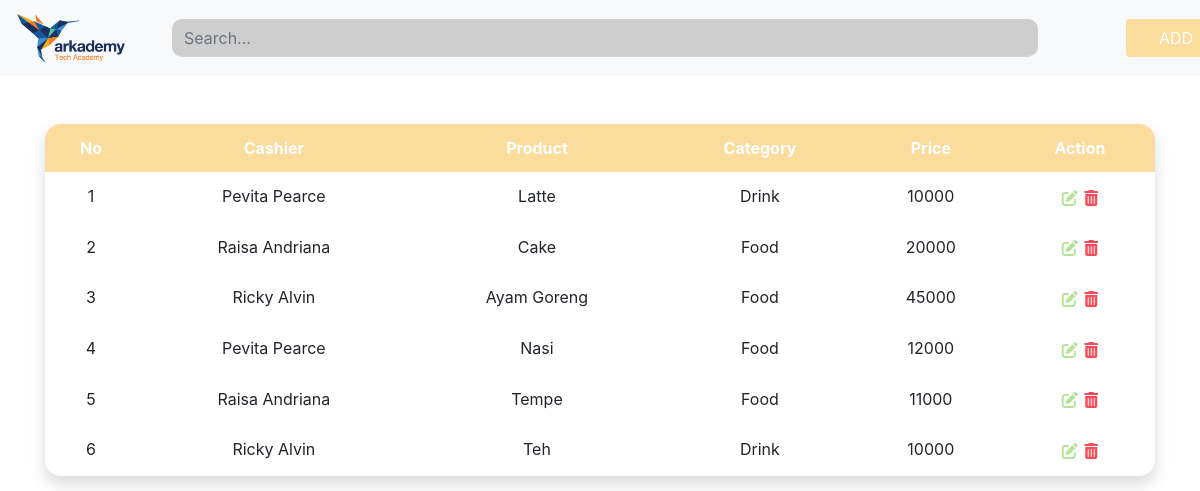
/arkademy/index.php, run on the app's committed database.
### tables this page shows
CREATE TABLE `product` (
  `id` int(11) NOT NULL,
  `name` varchar(100) DEFAULT NULL,
  `price` int(11) DEFAULT NULL,
  `id_category` int(11) DEFAULT NULL,
  `id_cashier` int(11) DEFAULT NULL
);

CREATE TABLE `cashier` (
  `id` int(11) NOT NULL,
  `name` varchar(100) DEFAULT NULL
);

CREATE TABLE `category` (
  `id` int(11) NOT NULL,
  `name` varchar(100) DEFAULT NULL
);

### arkademy/index.php (the view, shortened to what this page needs)
<!DOCTYPE html>
<html lang="en">
<head>
    <link rel="stylesheet" href="https://stackpath.bootstrapcdn.com/bootstrap/4.3.1/css/bootstrap.min.css">
    <link rel="stylesheet" href="./asset/css/style.css">
</head>
<body>
    <nav class="navbar navbar-expand-lg navbar-light bg-light">
        <a class="navbar-brand" href="#">
            <img src="./asset/image/logo.png" width="auto" height="50" alt="">
        </a>
        <form class="form-inline">
            <input class="form-control mr-sm-2" type="search" placeholder="Search..." aria-label="Search" style="width:866px;margin-left:30px;background-color: #cecece !important; border-radius: 10px !important;">
        </form>
        <div class="collapse navbar-collapse" id="navbarSupportedContent">
            <button class="btn btn-pink my-2 my-sm-0" type="button" data-toggle="modal" data-target="#AddModal" style="margin-left:80px; width:100px">ADD</button>
        </div>
    </nav>
    <div class="container">
        <table class="table table-borderless mt-5 shadow">
            <thead class="text-center">
                <tr class="header-bg border-radius-table">
                    <th scope="col">No</th>
                    <th scope="col">Cashier</th>
                    <th scope="col">Product</th>
                    <th scope="col">Category</th>
                    <th scope="col">Price</th>
                    <th scope="col">Action</th>
                </tr>
            </thead>
            <?php
            include "koneksi.php";
            $no = 0;
            $arkademy = mysqli_query($koneksi, "SELECT chsr.name as Cashier, prd.name as Product, ctgr.name as Category, prd.price as Price, prd.id_cashier as id_cashier, prd.id_category as id_category
            from product as prd
            inner join Category as ctgr on prd.id_category = ctgr.id inner join Cashier as chsr on prd.id_cashier = chsr.id");
            while ($r = mysqli_fetch_array($arkademy)) {
                $no++;
            ?>
                <tbody class="text-center">
                    <tr>
                        <td><?php echo $no; ?></td>
                        <td><?php echo  $r['Cashier']; ?></td>
                        <td><?php echo  $r['Product']; ?></td>
                        <td><?php echo  $r['Category']; ?></td>
                        <td><?php echo  $r['Price']; ?></td>
                        <td>
                            <button type="button" class="btn p-0 btn-edit" data-toggle="modal" data-target="#EditModal">
                                <i class="fas fa-edit"></i>
                            </button>
                            <button type="button" class="btn p-0 btn-delete" data-toggle="modal" data-target="#DeleteModal">
                                <i class="fas fa-trash-alt"></i>
                            </button>
                        </td>
                    </tr>
                <?php } ?>
        </table>
    </div>
</body>
</html>

### arkademy/asset/css/style.css (style rules this page uses)
.btn-pink { background-color: #FADC9C; color: #fff; }
.btn-delete { color: #F74C5A; }
.btn-edit { color: #B6E496; }
.header-bg { background-color: #FADC9C; color: #fff; }
table { border-collapse: collapse; border-radius: 1em; overflow: hidden; }
.form-control { border-top: 0 !important; border-left: 0 !important; border-right: 0 !important; border-radius: 0% !important; color: #737C83 !important; }

### data on the page
product: id_cashier.name "Pevita Pearce", name "Latte", id_category.name "Drink", price "10000"
product: id_cashier.name "Raisa Andriana", name "Cake", id_category.name "Food", price "20000"
product: id_cashier.name "Ricky Alvin", name "Ayam Goreng", id_category.name "Food", price "45000"
product: id_cashier.name "Pevita Pearce", name "Nasi", id_category.name "Food", price "12000"
product: id_cashier.name "Raisa Andriana", name "Tempe", id_category.name "Food", price "11000"
product: id_cashier.name "Ricky Alvin", name "Teh", id_category.name "Drink", price "10000"
